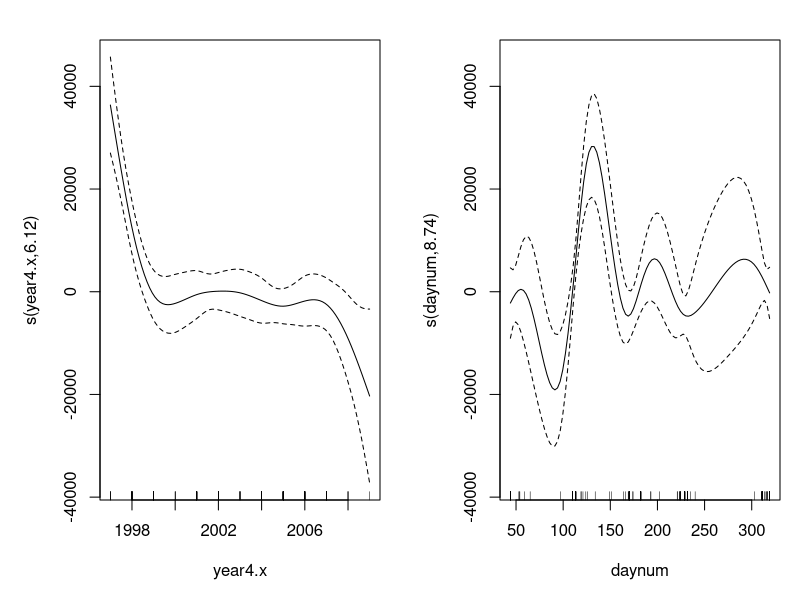

R code for this plot:
library(tidyverse)
library(lubridate)
library(ggplot2)
library(mgcv)

Adinosyears <- read_csv("Adino_lite3_chloro_datayearonly.csv", 
                       col_types = cols(X1 = col_skip(), X1.x = col_skip(), 
                                        daynum = col_skip(), sampledate = col_date(format = "%m/%d/%Y")))
View(Adinosyears)

##Add in daynumber        
Adinosyears$daynum<- yday(Adinosyears$sampledate)
Adinosyears

Adinosexperience <- gam(CellBioVol ~ s(year4.x, bs = "gp")+ s(daynum), data=Adinosyears)
Ad<-plot(Adinosexperience, page=1)
Ad
summary(Adinosexperience)